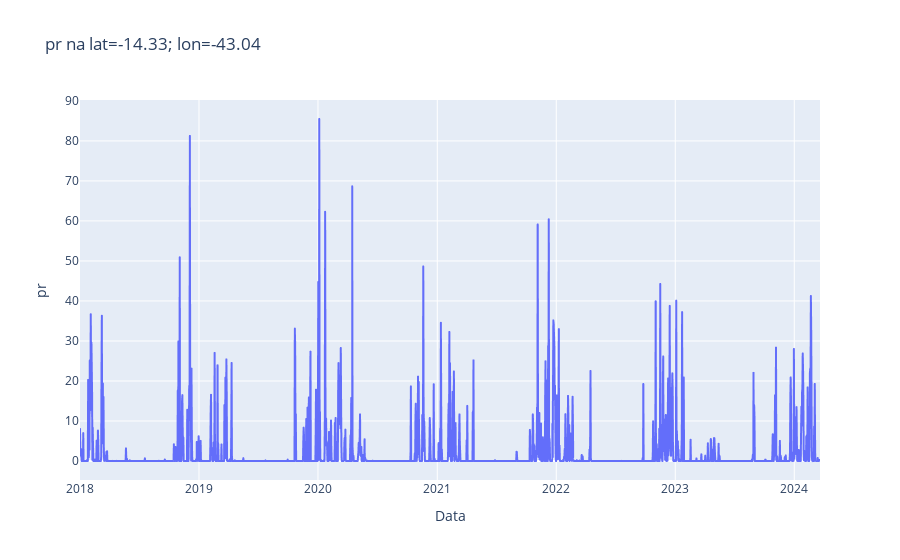

The notebook cell this image was saved under:
### Code cell
# plotando
fig = px.line(df, x=df.index, y=var_name,
              title=f"{var_name} na lat={lon_lat[1]}; lon={lon_lat[0]}")
fig.update_traces(hovertemplate="Data: %{x} <br> prec: %{y:.1f} mm ")
fig.show()

### Figure 1 — Plotly figure (JSON) as saved in the notebook; plotly's stock layout.template omitted (floating-point values rounded to 4 significant figures; data arrays with more than 128 entries replaced by an {"elided": "..."} marker saying what was removed)
{"data": [{"hovertemplate": "Data: %{x} <br> prec: %{y:.1f} mm ", "legendgroup": "", "line": {"color": "#636efa", "dash": "solid"}, "marker": {"symbol": "circle"}, "mode": "lines", "name": "", "showlegend": false, "type": "scattergl", "x": {"elided": "2271 str values"}, "xaxis": "x", "y": {"elided": "2271 float values"}, "yaxis": "y"}], "layout": {"autosize": true, "legend": {"tracegroupgap": 0}, "title": {"text": "pr na lat=-14.33; lon=-43.04"}, "xaxis": {"anchor": "y", "autorange": true, "domain": [0, 1], "range": ["2018-01-01", "2024-03-20"], "title": {"text": "Data"}, "type": "date"}, "yaxis": {"anchor": "x", "autorange": true, "domain": [0, 1], "range": [-4.749, 90.23], "title": {"text": "pr"}, "type": "linear"}}}
